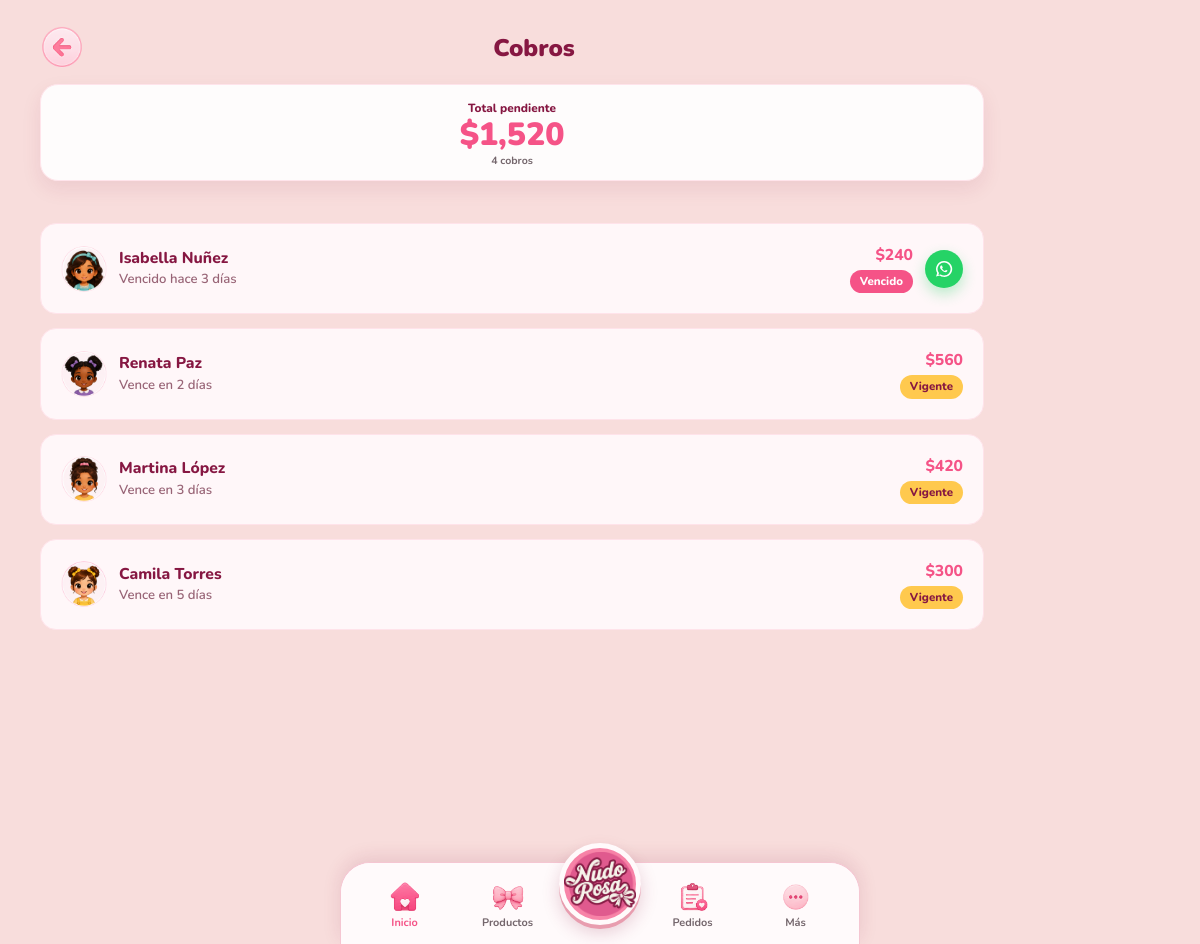
Screenshot of /cobros (signed in) with the database file from the repository.
### models.py (models this page shows)
class Clienta(Base):
    __tablename__ = "clientas"
    __table_args__ = (
        Index("ix_clientas_nombres", "nombres"),
        Index("ix_clientas_apellidos", "apellidos"),
        Index("ix_clientas_telefono", "telefono"),
    )
    id: Mapped[int] = mapped_column(primary_key=True)
    nombres: Mapped[str] = mapped_column(String(120))
    apellidos: Mapped[str] = mapped_column(String(120))
    telefono: Mapped[str | None] = mapped_column(String(40), default=None)
    email: Mapped[str | None] = mapped_column(String(120), default=None)
    direccion: Mapped[str | None] = mapped_column(String(255), default=None)
    fecha_nacimiento: Mapped[date | None] = mapped_column(Date, default=None)
    avatar: Mapped[str | None] = mapped_column(String(255), default=None)
    notas: Mapped[str | None] = mapped_column(Text, default=None)
    activa: Mapped[bool] = mapped_column(default=True)
    creada_en: Mapped[datetime] = mapped_column(DateTime, default=datetime.utcnow)
    actualizada_en: Mapped[datetime] = mapped_column(
        DateTime, default=datetime.utcnow, onupdate=datetime.utcnow
    )
    pedidos: Mapped[list["Pedido"]] = relationship(back_populates="clienta")

class Pedido(Base):
    __tablename__ = "pedidos"
    __table_args__ = (
        Index("ix_pedidos_clienta_id", "clienta_id"),
        Index("ix_pedidos_estado_entrega", "estado_entrega"),
        Index("ix_pedidos_estado_pago", "estado_pago"),
        Index("ix_pedidos_fecha_creacion", "fecha_creacion"),
    )
    id: Mapped[int] = mapped_column(primary_key=True)
    numero_pedido: Mapped[str] = mapped_column(String(20), unique=True)
    clienta_id: Mapped[int] = mapped_column(ForeignKey("clientas.id"))
    estado_entrega: Mapped[EstadoEntrega] = mapped_column(
        Enum(EstadoEntrega, native_enum=False, length=30), default=EstadoEntrega.PENDIENTE
    )
    estado_pago: Mapped[EstadoPago] = mapped_column(
        Enum(EstadoPago, native_enum=False, length=20), default=EstadoPago.PENDIENTE
    )
    fecha_creacion: Mapped[date] = mapped_column(Date, default=date.today)
    fecha_estimada_entrega: Mapped[date | None] = mapped_column(Date, default=None)
    fecha_entrega: Mapped[date | None] = mapped_column(Date, default=None)
    fecha_vencimiento_pago: Mapped[date | None] = mapped_column(Date, default=None)
    fecha_pago: Mapped[date | None] = mapped_column(Date, default=None)
    subtotal: Mapped[int] = mapped_column(Integer, default=0)
    total: Mapped[int] = mapped_column(Integer, default=0)
    costo_total: Mapped[int] = mapped_column(Integer, default=0)
    ganancia_total: Mapped[int] = mapped_column(Integer, default=0)
    notas: Mapped[str | None] = mapped_column(Text, default=None)
    cancelado_en: Mapped[datetime | None] = mapped_column(DateTime, default=None)
    creado_en: Mapped[datetime] = mapped_column(DateTime, default=datetime.utcnow)
    actualizado_en: Mapped[datetime] = mapped_column(
        DateTime, default=datetime.utcnow, onupdate=datetime.utcnow
    )
    clienta: Mapped["Clienta"] = relationship(back_populates="pedidos")
    items: Mapped[list["PedidoItem"]] = relationship(
        back_populates="pedido", cascade="all, delete-orphan"
    )
    pagos: Mapped[list["Pago"]] = relationship(back_populates="pedido")
    movimientos: Mapped[list["MovimientoInventario"]] = relationship(back_populates="pedido")

### main.py (the view)
@app.get("/cobros")
async def cobros(request: Request, db: Session = Depends(get_db)):
    cobros_lista = [_venta_enriquecida(p) for p in pedidos_service.listar_cobros_pendientes(db)]
    cobros_lista = [c for c in cobros_lista if c is not None]
    colores = [{"nombre": c.nombre, "hex": c.codigo_hex} for c in colores_service.listar_colores_activos(db)]
    return templates.TemplateResponse(
        request=request,
        name="cobros.html",
        context={
            "active_nav": None,
            "cobros": cobros_lista,
            "total_pendiente": sum(c["total"] for c in cobros_lista),
            "colores": colores,
        },
    )

### templates/cobros.html (shortened to what this page needs)
{% extends "_base.html" %}
{% block content %}
<section class="sales-screen">
    {% set flat_header_back = "/" %}
    {% set flat_header_back_label = "Regresar al inicio" %}
    {% set flat_header_title = "Cobros" %}
    {% include "_flat_header.html" %}
    <section class="sales-overview-card">
        <div class="sales-overview-card__total">
            <span>Total pendiente</span>
            <strong id="cobros-total-pendiente">
                ${{ "{:,}".format(total_pendiente) }}
            </strong>
            <small id="cobros-total-count">
                {{ cobros | length }}
                {% if cobros | length == 1 %}
                    cobro
                {% else %}
                    cobros
                {% endif %}
            </small>
        </div>
    </section>
    <ul class="list" id="cobros-list">
        {% for c in cobros %}
        <li>
            <div class="list-row" id="cobro-card-{{ c.id }}" data-venta-id="{{ c.id }}">
                <span class="list-row__avatar">
                    {% if c.cliente.avatar %}
                    <img src="{{ c.cliente.avatar }}" alt="">
                    {% else %}
                    {{ c.cliente.nombre[0] }}
                    {% endif %}
                </span>
                <span class="list-row__body">
                    <strong>{{ c.cliente.nombre }} {{ c.cliente.apellido }}</strong>
                    <small>{{ c.estado_cobro.texto }}</small>
                </span>
                <span class="list-row__meta">
                    <strong>${{ "{:,}".format(c.total) }}</strong>
                    <span class="pill {{ c.estado_cobro.pill_class }}">
                        {{ c.estado_cobro.etiqueta }}
                    </span>
                </span>
                {% if c.whatsapp_url %}
                <a
                    class="cobro-whatsapp-btn"
                    href="{{ c.whatsapp_url }}"
                    target="_blank"
                    rel="noopener"
                    aria-label="Enviar recordatorio de pago por WhatsApp a {{ c.cliente.nombre }}"
                >
                </a>
                {% endif %}
            </div>
        </li>
        {% endfor %}
    </ul>
</section>
{% endblock %}

### rows the page displays
Clienta: cliente.avatar (picture), cliente.nombre "Isabella", cliente.apellido "Nuñez"
Clienta: cliente.avatar (picture), cliente.nombre "Renata", cliente.apellido "Paz"
Pedido: total "560"
Clienta: cliente.avatar (picture), cliente.nombre "Martina", cliente.apellido "López"
Pedido: total "420"
Clienta: cliente.avatar (picture), cliente.nombre "Camila", cliente.apellido "Torres"
Pedido: total "300"

### other values shown
{{ flat_header_title }} "Cobros"
{{ "{:,}".format(total_pendiente) }} "1,520"
{{ cobros | length }} "4"
{{ c.estado_cobro.texto }} "Vencido hace 3 días" "Vence en 2 días" "Vence en 3 días" "Vence en 5 días"
{{ "{:,}".format(c.total) }} "240"
{{ c.estado_cobro.etiqueta }} "Vencido" "Vigente" "Vigente" "Vigente"
